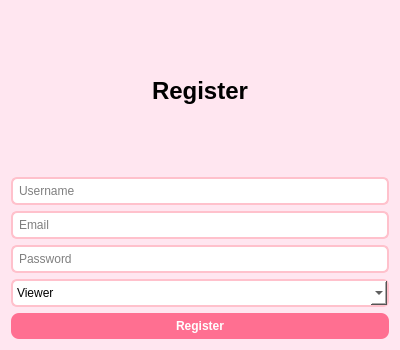
<?xml version="1.0" encoding="UTF-8"?>
<ui version="4.0">
 <class>RegisterPage</class>
 <widget class="QWidget" name="RegisterPage">
  <property name="geometry">
   <rect>
    <x>0</x>
    <y>0</y>
    <width>400</width>
    <height>350</height>
   </rect>
  </property>
  <property name="windowTitle">
   <string>VibeTube - Register Page</string>
  </property>
  <property name="styleSheet">
   <string notr="true">
QWidget {
    background-color: #FFE6F0;
    color: black; 
}
QPushButton {
    background-color: #FF6F91;
    color: white;
    font-weight: bold;
    border-radius: 8px;
    padding: 6px 12px;
}
QPushButton:hover {
    background-color: #FF9AA2;
}
QLineEdit, QTextEdit, QComboBox {
    background-color: #FFFFFF;
    border: 2px solid #FFC1CC;
    border-radius: 6px;
    padding: 4px;
    color: black; /
}
   
    QLineEdit::placeholder { 
        color: grey; /* Optional: Makes placeholder text grey for contrast */
    }
    </string>
  </property>
  <layout class="QVBoxLayout" name="verticalLayout" stretch="0,0,0,0,0,0">
   <item>
    <widget class="QLabel" name="labelTitle">
     <property name="styleSheet">
      <string notr="true">font-size: 18pt; font-weight: bold; color: black;</string>
     </property>
     <property name="text">
      <string>Register</string>
     </property>
     <property name="alignment">
      <set>Qt::AlignCenter</set>
     </property>
    </widget>
   </item>
   <item>
    <widget class="QLineEdit" name="usernameInput">
     <property name="placeholderText">
      <string>Username</string>
     </property>
    </widget>
   </item>
   <item>
    <widget class="QLineEdit" name="email_line">
     <property name="placeholderText">
      <string>Email</string>
     </property>
    </widget>
   </item>
   <item>
    <widget class="QLineEdit" name="passwordInput">
     <property name="echoMode">
      <enum>QLineEdit::Password</enum>
     </property>
     <property name="placeholderText">
      <string>Password</string>
     </property>
    </widget>
   </item>
   <item>
    <widget class="QComboBox" name="roleSelect">
     <item>
      <property name="text">
       <string>Viewer</string>
      </property>
     </item>
     <item>
      <property name="text">
       <string>Creator</string>
      </property>
     </item>
    </widget>
   </item>
   <item>
    <widget class="QPushButton" name="registerBtn">
     <property name="text">
      <string>Register</string>
     </property>
    </widget>
   </item>
  </layout>
 </widget>
 <resources/>
 <connections/>
</ui>
